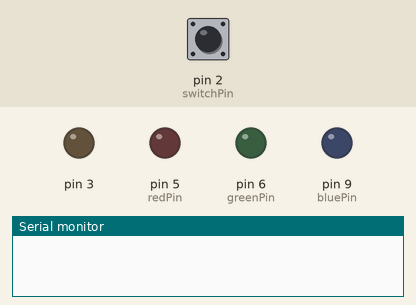
Recording of a sketch running on a simulated Arduino Uno, built with avr-gcc and run on an emulated ATmega328P. On the bench: output pins drawn as LEDs (lit = HIGH), the last lines printed to the serial monitor. The inputs (shaded band) are chosen by the test bench; at power-on: pin 2 (switchPin) HIGH. Sleep ends after the set time or at an interrupt.

Above: at 1.2 s.
1.3 s: pin 2 (switchPin) pulled LOW for 3.2 s
At 2.1 s:
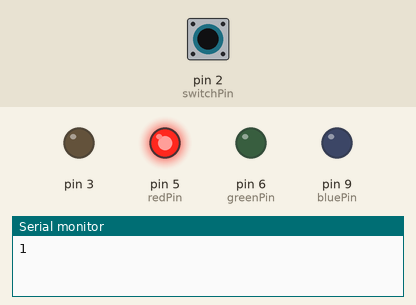
6.0 s: pin 2 (switchPin) pulled LOW for 0.15 s
At 7.0 s:
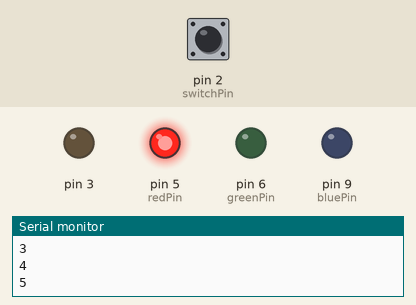
7.6 s: pin 2 (switchPin) pulled LOW for 1 s
At 8.3 s:
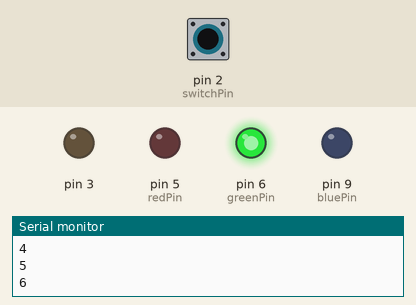
Timing chart, 0 to 10.6 s (numbered marks = the images above; inputs shaded):
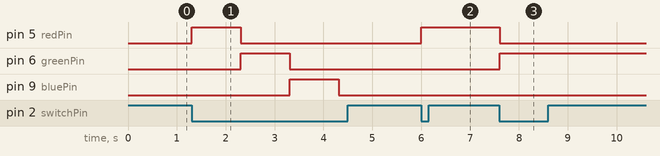

The sketch:

LowPowerSaber.ino
```cpp
/*
Enerlib: easy-to-use wrapper for AVR's Sleep library.
By E.P.G. - 11/2010 - Ver. 1.0.0

When you call any methods for put Arduino in a low
power state, it can only be waked up by triggering
an interruption. If you don't use any interruption,
you must reset Arduino to wake it.
*/

#include <Enerlib.h>


Energy energy;
uint8_t colorState=0; //0- off, 1=red, 2= green, 3= blue
uint8_t redPin=5;
uint8_t greenPin=6;
uint8_t bluePin=9;
uint8_t switchPin=2;


void INT0_ISR(void)
{


  if (energy.WasSleeping())
  {
      //Serial.println("Woken");


  }


}

void setup()
{
  attachInterrupt(0, INT0_ISR, LOW);
  pinMode(redPin, OUTPUT);
  pinMode(greenPin, OUTPUT);
  pinMode(bluePin, OUTPUT);
  pinMode(switchPin, INPUT_PULLUP);
  pinMode(3, OUTPUT);
  digitalWrite(3, LOW);
  Serial.begin(115200);
  /*
  Pin 2 will be the "wake button". Due to uC limitations,
  it needs to be a level interrupt.
  For experienced programmers:
    ATMega's datasheet contains information about the rest of
    wake up sources. The Extended Standby is not implemented.
  */
 // Serial.begin(115200);

  //energy.Standby();
 // energy.PowerSave();
 // energy.SleepADC();
 // energy.Idle();      //Least power saving


}
uint8_t changedColor;

void loop()
{
  if(digitalRead(switchPin)==LOW)
   {
      colorState=colorState+1;
      changedColor=colorState%4;
      Serial.println(colorState);

       if(changedColor==0)
      {
        // state is power down

          digitalWrite(redPin,LOW);
          digitalWrite(greenPin,LOW);
          digitalWrite(bluePin,LOW);
          energy.PowerDown();
      }
      if(changedColor==1)
      {
          // state is red
          digitalWrite(redPin,HIGH);
          digitalWrite(greenPin,LOW);
          digitalWrite(bluePin,LOW);
      }
      if(changedColor==2)
      {
        //state is green

          digitalWrite(redPin,LOW);
          digitalWrite(greenPin,HIGH);
          digitalWrite(bluePin,LOW);
      }
       if(changedColor==3)
      {
         //state is blue

          digitalWrite(redPin,LOW);
          digitalWrite(greenPin,LOW);
          digitalWrite(bluePin,HIGH);
      }
      delay(1000);
   }

}
```

Enerlib.h
```cpp
/*
Enerlib: easy-to-use wrapper for AVR's Sleep lib.
By E.P.G. - 12/2012 - Ver. 1.0.1
*/

#ifndef Enerlib_h
#define Enerlib_h

class Energy
{
  private:
    bool sleeping;
	public:
    Energy();
		void PowerDown(void);
		void Idle(void);
		void SleepADC(void);
		void PowerSave(void);
    void Standby(void);
    bool WasSleeping(void);
};

#endif
```

Measured:
- after the input at 1.3 s, pin 5 (redPin): LOW → HIGH at once, → LOW 1.0 s later; pin 6 (greenPin): LOW → HIGH after 1.0 s, → LOW 1.0 s later; pin 9 (bluePin): LOW → HIGH after 2.0 s, → LOW 1.0 s later
- after the input at 6.0 s, pin 5 (redPin): LOW → HIGH at once
- after the input at 7.6 s, pin 5 (redPin): HIGH → LOW at once; pin 6 (greenPin): LOW → HIGH at once
